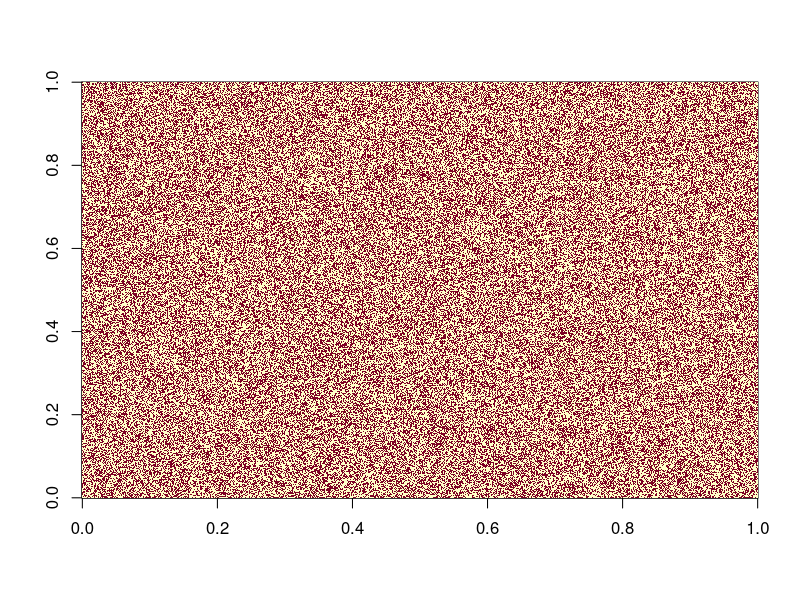
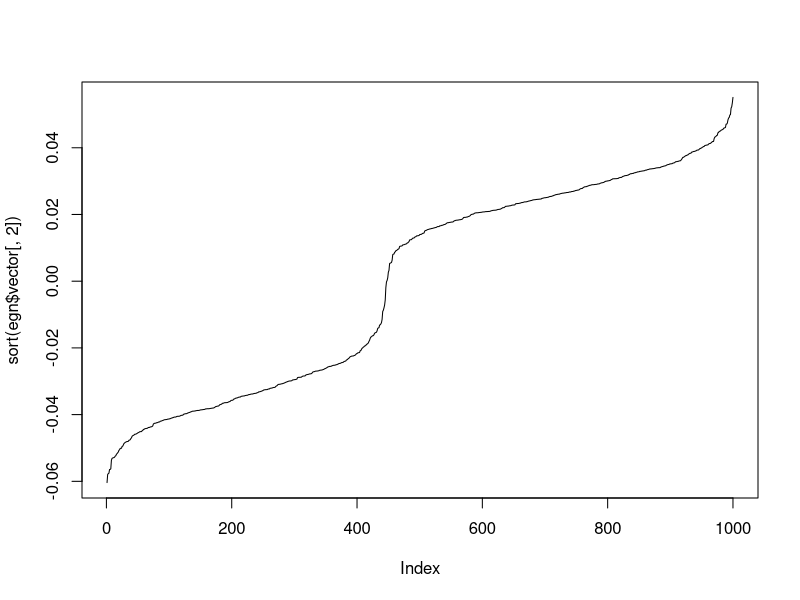
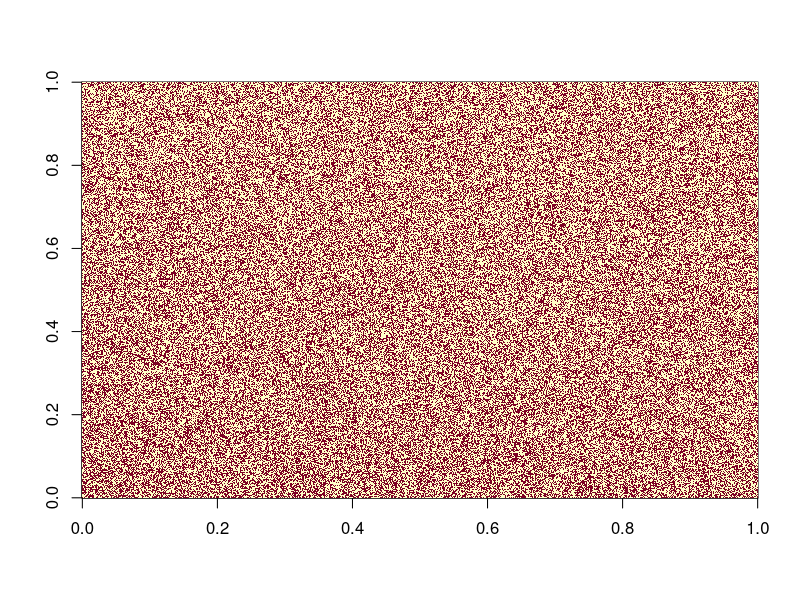
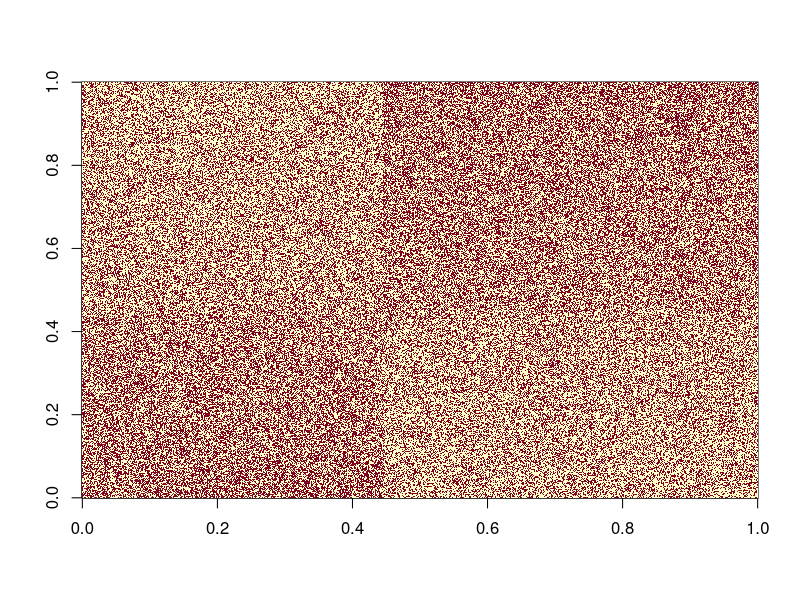
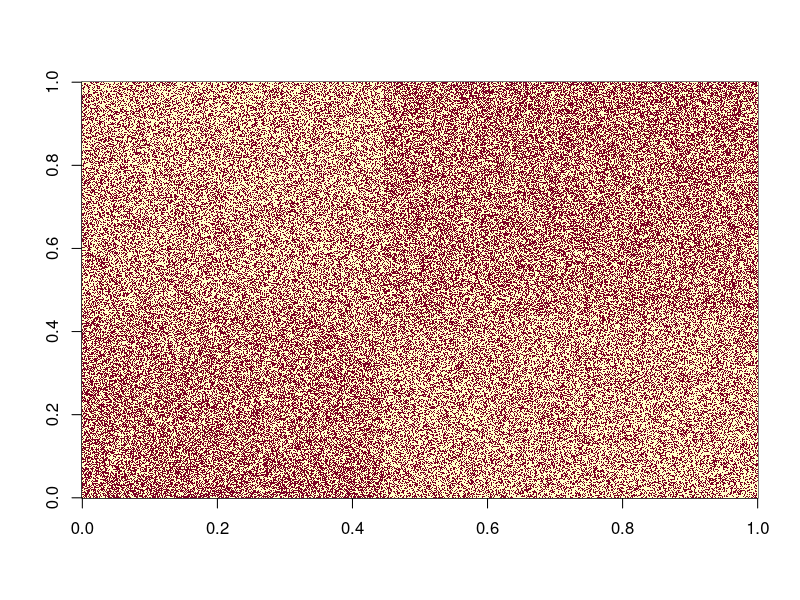
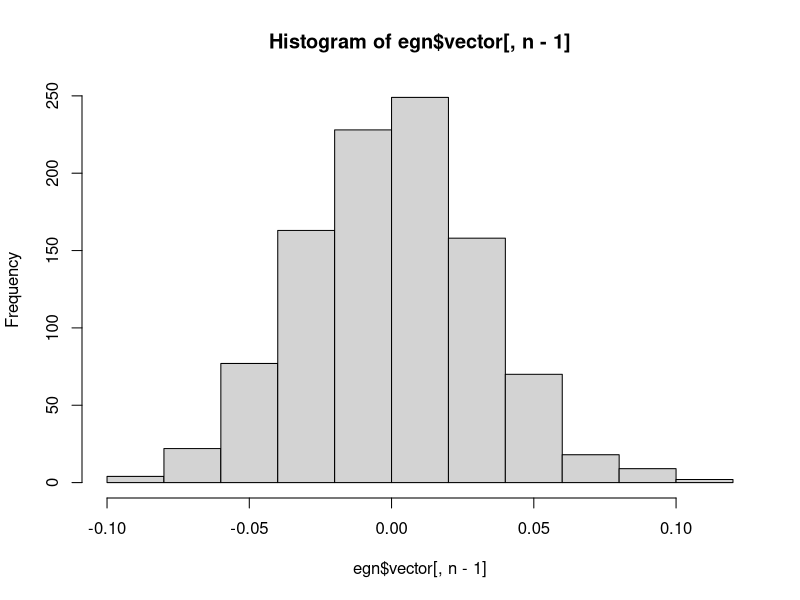

The R script that drew these images, in order:
# Finding partition in semi-bipartite graph
 library(data.table)
 library(Matrix)
 
 n <- 1e3
 
 # Create partition
 x <- rbinom(n, 1, .45) + 1
 table(x)
 
 grd <- expand.grid(x = x, y = x)
 dim(grd)
 A <- matrix(rbinom(n^2, 1, ifelse(grd$x == grd$y, ifelse(grd$x == 1, .5, .5), .4)), ncol = n, nrow = n)
 image(A)
 
 egn <- eigen(t(A)%*%A)
 plot(sort(egn$vector[, 2]), type = "l")
 
 
 mean(A[x==1, x==1]); mean(A[x==2, x==1]); mean(A[x==2, x==2])
 
 image(A[order(egn$vector[, 1]), order(egn$vector[, 1])])
 image(A[order(egn$vector[, 2]), order(egn$vector[, 2])])
 image(A[order(egn$vector[, 1] + egn$vector[, 2]), order(egn$vector[, 1] + egn$vector[, 2])])
 
 
 table(sign(egn$vector[, 2]), x)
 hist(egn$vector[, n-1])
 
 
 
 
# End script
 